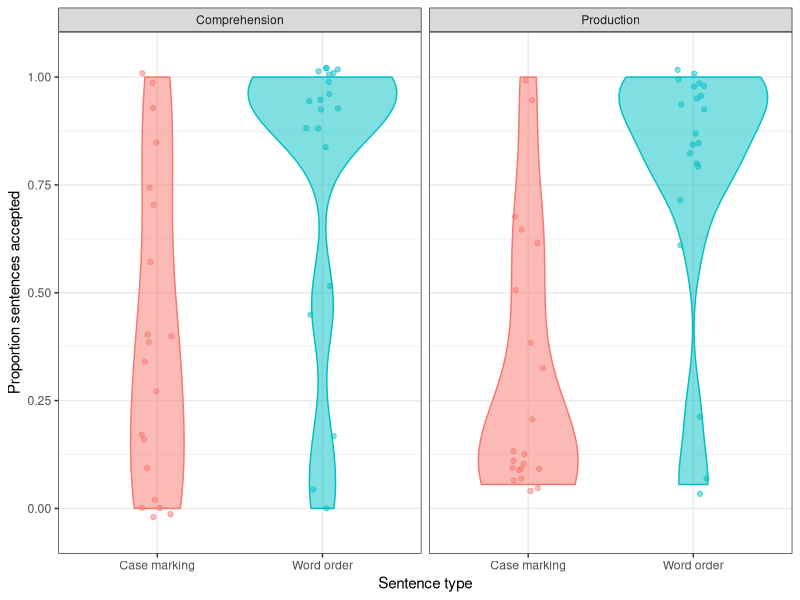

This figure's R source:
## ---- chunk 1
knitr::opts_chunk$set(
  fig.width=7, fig.height=5, fig.retina=3,
  out.width = "80%", fig.align = "center",
  cache = FALSE,
  echo = FALSE,
  message = FALSE, 
  warning = FALSE,
  hiline = TRUE
)

library(tidyverse)

options(dplyr.summarise.inform = FALSE)
theme_set(theme_bw())

acc <- read_csv('../data/acceptance.csv')
## ---- chunk 2
acc %>% 
  group_by(ppt_id, condition, sentence_type) %>% 
  summarise(propn_accepted = mean(sentence_accepted)) %>% 
  ggplot(aes(x = sentence_type, y = propn_accepted, fill = sentence_type, colour = sentence_type)) +
  geom_violin(alpha = 0.5) +
  geom_jitter(alpha = 0.5, width = 0.1) +
  facet_wrap(~ condition) +
  ylim(-0.05, 1.05) +
  labs(y = 'Proportion sentences accepted',
       x = 'Sentence type') +
  theme(legend.position = 'none') +
  scale_x_discrete(labels = c('Case marking', 'Word order')) +
  NULL
## ---- chunk 3
acc <- acc %>% 
  mutate(
    cond = ifelse(condition == 'Comprehension', -0.5, 0.5),
    sent = ifelse(sentence_type == 'case_marking', -0.5, 0.5),
    condsent = cond * sent * 2
  )
